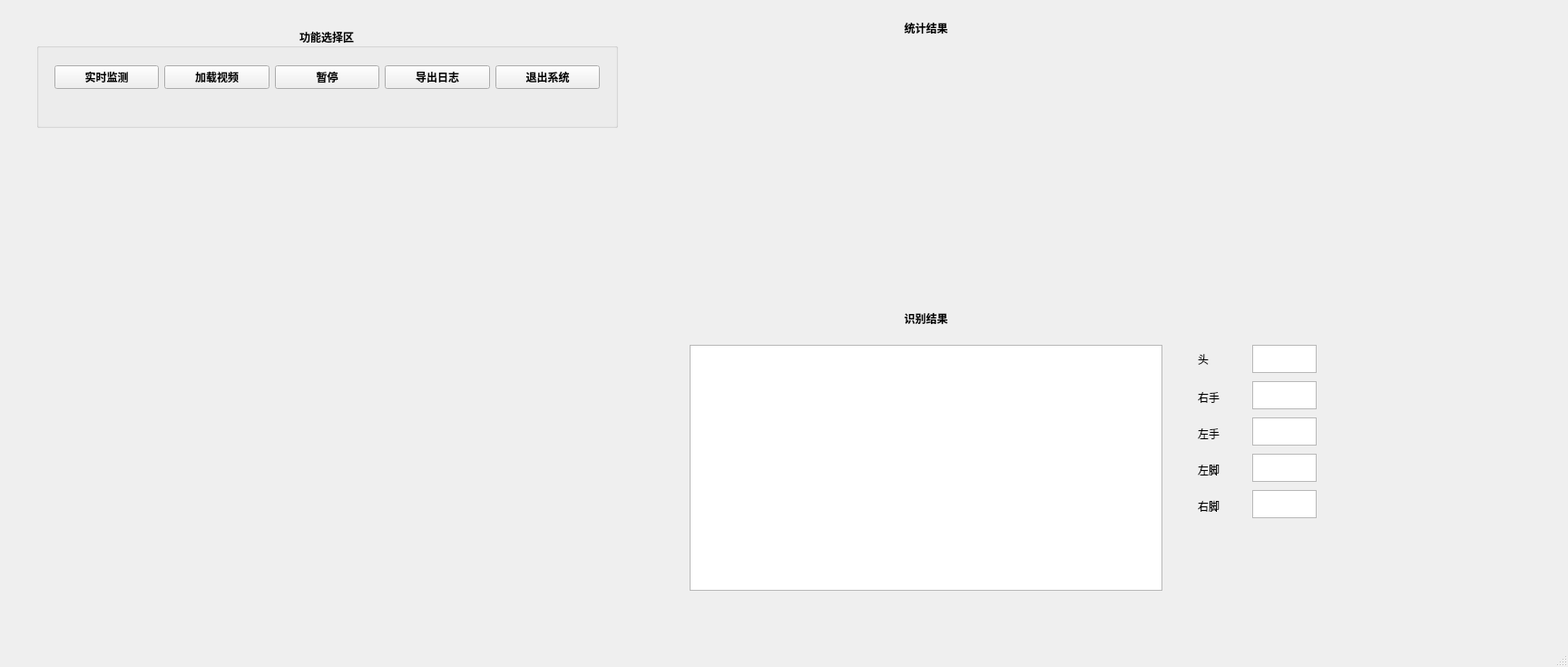
<?xml version="1.0" encoding="UTF-8"?>
<ui version="4.0">
 <class>MainWindow</class>
 <widget class="QMainWindow" name="MainWindow">
  <property name="geometry">
   <rect>
    <x>0</x>
    <y>0</y>
    <width>1728</width>
    <height>735</height>
   </rect>
  </property>
  <property name="windowTitle">
   <string>MainWindow</string>
  </property>
  <widget class="QWidget" name="centralwidget">
   <widget class="QGroupBox" name="groupBox">
    <property name="geometry">
     <rect>
      <x>40</x>
      <y>30</y>
      <width>641</width>
      <height>111</height>
     </rect>
    </property>
    <property name="minimumSize">
     <size>
      <width>561</width>
      <height>91</height>
     </size>
    </property>
    <property name="font">
     <font>
      <family>Adobe Arabic</family>
      <weight>75</weight>
      <bold>true</bold>
     </font>
    </property>
    <property name="title">
     <string>功能选择区</string>
    </property>
    <property name="alignment">
     <set>Qt::AlignCenter</set>
    </property>
    <widget class="QWidget" name="layoutWidget">
     <property name="geometry">
      <rect>
       <x>20</x>
       <y>20</y>
       <width>601</width>
       <height>71</height>
      </rect>
     </property>
     <layout class="QHBoxLayout" name="horizontalLayout">
      <item>
       <widget class="QPushButton" name="real_time_camera">
        <property name="text">
         <string>实时监测</string>
        </property>
       </widget>
      </item>
      <item>
       <widget class="QPushButton" name="btn_input">
        <property name="text">
         <string>加载视频</string>
        </property>
       </widget>
      </item>
      <item>
       <widget class="QPushButton" name="btn_pause">
        <property name="text">
         <string>暂停</string>
        </property>
       </widget>
      </item>
      <item>
       <widget class="QPushButton" name="export_log">
        <property name="text">
         <string>导出日志</string>
        </property>
       </widget>
      </item>
      <item>
       <widget class="QPushButton" name="quit_system">
        <property name="text">
         <string>退出系统</string>
        </property>
       </widget>
      </item>
     </layout>
    </widget>
   </widget>
   <widget class="QLabel" name="recognition_results_label">
    <property name="geometry">
     <rect>
      <x>760</x>
      <y>330</y>
      <width>521</width>
      <height>41</height>
     </rect>
    </property>
    <property name="minimumSize">
     <size>
      <width>331</width>
      <height>41</height>
     </size>
    </property>
    <property name="font">
     <font>
      <weight>75</weight>
      <bold>true</bold>
     </font>
    </property>
    <property name="text">
     <string>识别结果</string>
    </property>
    <property name="alignment">
     <set>Qt::AlignCenter</set>
    </property>
   </widget>
   <widget class="QLabel" name="statistics_results_label">
    <property name="geometry">
     <rect>
      <x>760</x>
      <y>10</y>
      <width>521</width>
      <height>41</height>
     </rect>
    </property>
    <property name="minimumSize">
     <size>
      <width>331</width>
      <height>41</height>
     </size>
    </property>
    <property name="font">
     <font>
      <weight>75</weight>
      <bold>true</bold>
     </font>
    </property>
    <property name="text">
     <string>统计结果</string>
    </property>
    <property name="alignment">
     <set>Qt::AlignCenter</set>
    </property>
   </widget>
   <widget class="QLabel" name="data_statistic_show">
    <property name="geometry">
     <rect>
      <x>760</x>
      <y>60</y>
      <width>521</width>
      <height>261</height>
     </rect>
    </property>
    <property name="text">
     <string/>
    </property>
   </widget>
   <widget class="QListWidget" name="recognition_result">
    <property name="geometry">
     <rect>
      <x>760</x>
      <y>380</y>
      <width>521</width>
      <height>271</height>
     </rect>
    </property>
   </widget>
   <widget class="QLabel" name="label_video">
    <property name="geometry">
     <rect>
      <x>40</x>
      <y>170</y>
      <width>691</width>
      <height>481</height>
     </rect>
    </property>
    <property name="text">
     <string/>
    </property>
   </widget>
   <widget class="QLabel" name="head">
    <property name="geometry">
     <rect>
      <x>1320</x>
      <y>380</y>
      <width>72</width>
      <height>31</height>
     </rect>
    </property>
    <property name="text">
     <string>头</string>
    </property>
   </widget>
   <widget class="QLabel" name="righthand">
    <property name="geometry">
     <rect>
      <x>1320</x>
      <y>430</y>
      <width>72</width>
      <height>15</height>
     </rect>
    </property>
    <property name="text">
     <string>右手</string>
    </property>
   </widget>
   <widget class="QLabel" name="lefthand">
    <property name="geometry">
     <rect>
      <x>1320</x>
      <y>470</y>
      <width>72</width>
      <height>15</height>
     </rect>
    </property>
    <property name="text">
     <string>左手</string>
    </property>
   </widget>
   <widget class="QLabel" name="leftleg">
    <property name="geometry">
     <rect>
      <x>1320</x>
      <y>510</y>
      <width>72</width>
      <height>15</height>
     </rect>
    </property>
    <property name="text">
     <string>左脚</string>
    </property>
   </widget>
   <widget class="QLabel" name="rightleg">
    <property name="geometry">
     <rect>
      <x>1320</x>
      <y>550</y>
      <width>72</width>
      <height>15</height>
     </rect>
    </property>
    <property name="text">
     <string>右脚</string>
    </property>
   </widget>
   <widget class="QListWidget" name="head_sum">
    <property name="geometry">
     <rect>
      <x>1380</x>
      <y>380</y>
      <width>71</width>
      <height>31</height>
     </rect>
    </property>
   </widget>
   <widget class="QListWidget" name="righthand_sum">
    <property name="geometry">
     <rect>
      <x>1380</x>
      <y>420</y>
      <width>71</width>
      <height>31</height>
     </rect>
    </property>
   </widget>
   <widget class="QListWidget" name="lefthand_sum">
    <property name="geometry">
     <rect>
      <x>1380</x>
      <y>460</y>
      <width>71</width>
      <height>31</height>
     </rect>
    </property>
   </widget>
   <widget class="QListWidget" name="leftleg_sum">
    <property name="geometry">
     <rect>
      <x>1380</x>
      <y>500</y>
      <width>71</width>
      <height>31</height>
     </rect>
    </property>
   </widget>
   <widget class="QListWidget" name="rightleg_sum">
    <property name="geometry">
     <rect>
      <x>1380</x>
      <y>540</y>
      <width>71</width>
      <height>31</height>
     </rect>
    </property>
   </widget>
  </widget>
  <widget class="QMenuBar" name="menubar">
   <property name="geometry">
    <rect>
     <x>0</x>
     <y>0</y>
     <width>1728</width>
     <height>26</height>
    </rect>
   </property>
  </widget>
  <widget class="QStatusBar" name="statusbar"/>
 </widget>
 <resources/>
 <connections/>
</ui>
